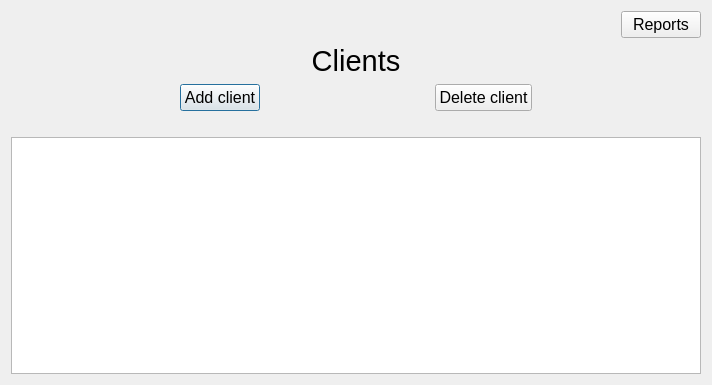
<?xml version="1.0" encoding="UTF-8"?>
<ui version="4.0">
 <class>clients</class>
 <widget class="QDialog" name="clients">
  <property name="geometry">
   <rect>
    <x>0</x>
    <y>0</y>
    <width>712</width>
    <height>385</height>
   </rect>
  </property>
  <property name="windowTitle">
   <string>Dialog</string>
  </property>
  <layout class="QGridLayout" name="gridLayout">
   <item row="3" column="0" colspan="3">
    <layout class="QHBoxLayout" name="horizontalLayout_2">
     <item>
      <spacer name="horizontalSpacer_4">
       <property name="orientation">
        <enum>Qt::Orientation::Horizontal</enum>
       </property>
       <property name="sizeHint" stdset="0">
        <size>
         <width>40</width>
         <height>20</height>
        </size>
       </property>
      </spacer>
     </item>
     <item>
      <widget class="QPushButton" name="addClient_btn">
       <property name="font">
        <font>
         <pointsize>12</pointsize>
        </font>
       </property>
       <property name="text">
        <string>Add client</string>
       </property>
      </widget>
     </item>
     <item>
      <spacer name="horizontalSpacer_3">
       <property name="orientation">
        <enum>Qt::Orientation::Horizontal</enum>
       </property>
       <property name="sizeHint" stdset="0">
        <size>
         <width>40</width>
         <height>20</height>
        </size>
       </property>
      </spacer>
     </item>
     <item>
      <widget class="QPushButton" name="deleteClient_btn">
       <property name="font">
        <font>
         <pointsize>12</pointsize>
        </font>
       </property>
       <property name="text">
        <string>Delete client</string>
       </property>
      </widget>
     </item>
     <item>
      <spacer name="horizontalSpacer_5">
       <property name="orientation">
        <enum>Qt::Orientation::Horizontal</enum>
       </property>
       <property name="sizeHint" stdset="0">
        <size>
         <width>40</width>
         <height>20</height>
        </size>
       </property>
      </spacer>
     </item>
    </layout>
   </item>
   <item row="0" column="2">
    <widget class="QPushButton" name="reports_btn">
     <property name="sizePolicy">
      <sizepolicy hsizetype="Fixed" vsizetype="Fixed">
       <horstretch>0</horstretch>
       <verstretch>0</verstretch>
      </sizepolicy>
     </property>
     <property name="font">
      <font>
       <pointsize>12</pointsize>
      </font>
     </property>
     <property name="text">
      <string>Reports</string>
     </property>
    </widget>
   </item>
   <item row="0" column="0" colspan="2">
    <spacer name="verticalSpacer">
     <property name="orientation">
      <enum>Qt::Orientation::Vertical</enum>
     </property>
     <property name="sizeType">
      <enum>QSizePolicy::Policy::Fixed</enum>
     </property>
     <property name="sizeHint" stdset="0">
      <size>
       <width>20</width>
       <height>20</height>
      </size>
     </property>
    </spacer>
   </item>
   <item row="6" column="0" colspan="3">
    <widget class="QTableView" name="tableView"/>
   </item>
   <item row="1" column="0" colspan="3">
    <widget class="QLabel" name="label">
     <property name="sizePolicy">
      <sizepolicy hsizetype="Expanding" vsizetype="Preferred">
       <horstretch>0</horstretch>
       <verstretch>0</verstretch>
      </sizepolicy>
     </property>
     <property name="text">
      <string>&lt;html&gt;&lt;head/&gt;&lt;body&gt;&lt;p align=&quot;center&quot;&gt;&lt;span style=&quot; font-size:22pt;&quot;&gt;Clients&lt;/span&gt;&lt;/p&gt;&lt;/body&gt;&lt;/html&gt;</string>
     </property>
    </widget>
   </item>
   <item row="4" column="0" colspan="3">
    <spacer name="verticalSpacer_2">
     <property name="orientation">
      <enum>Qt::Orientation::Vertical</enum>
     </property>
     <property name="sizeType">
      <enum>QSizePolicy::Policy::Fixed</enum>
     </property>
     <property name="sizeHint" stdset="0">
      <size>
       <width>20</width>
       <height>20</height>
      </size>
     </property>
    </spacer>
   </item>
  </layout>
 </widget>
 <resources/>
 <connections/>
</ui>
